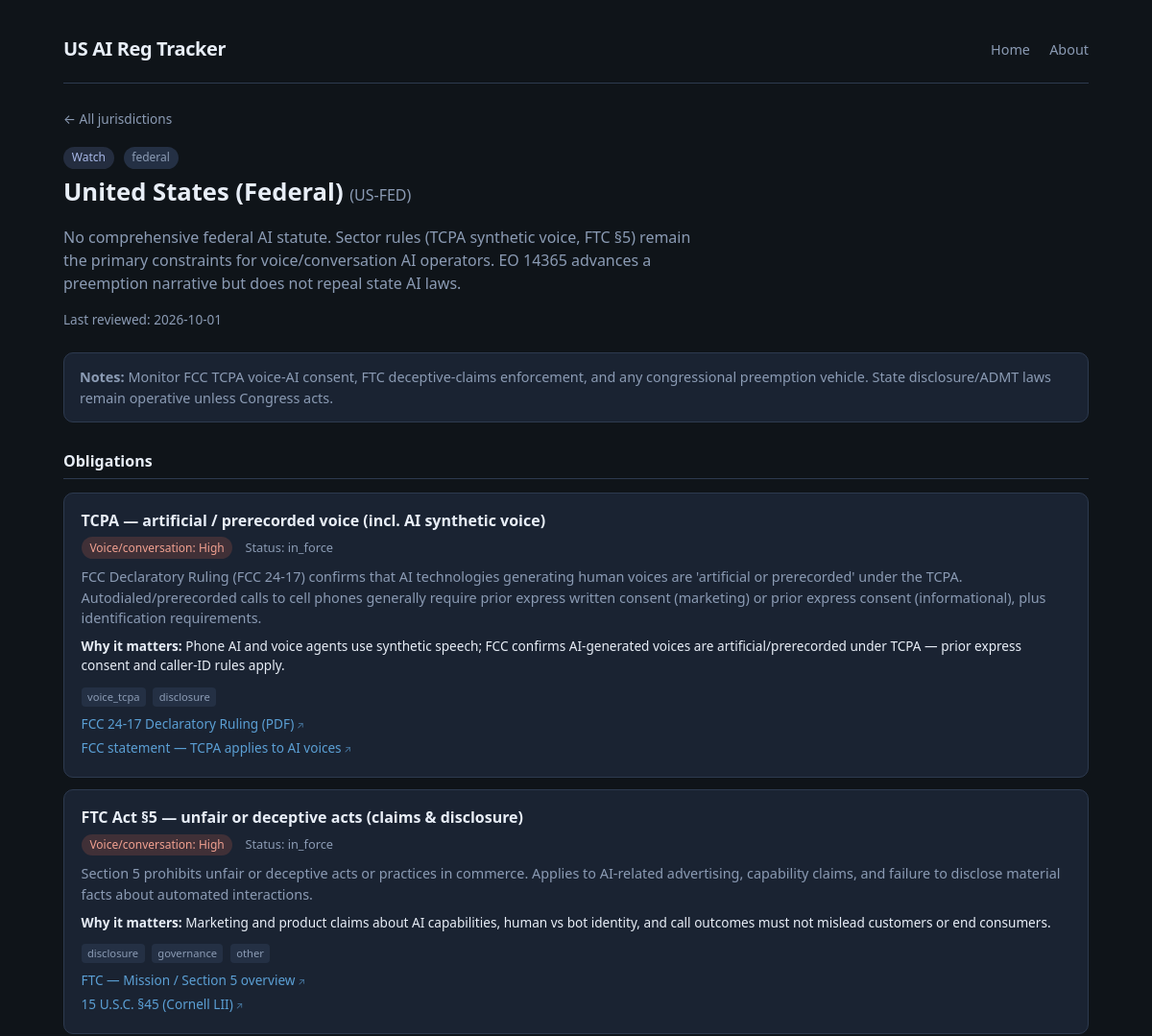
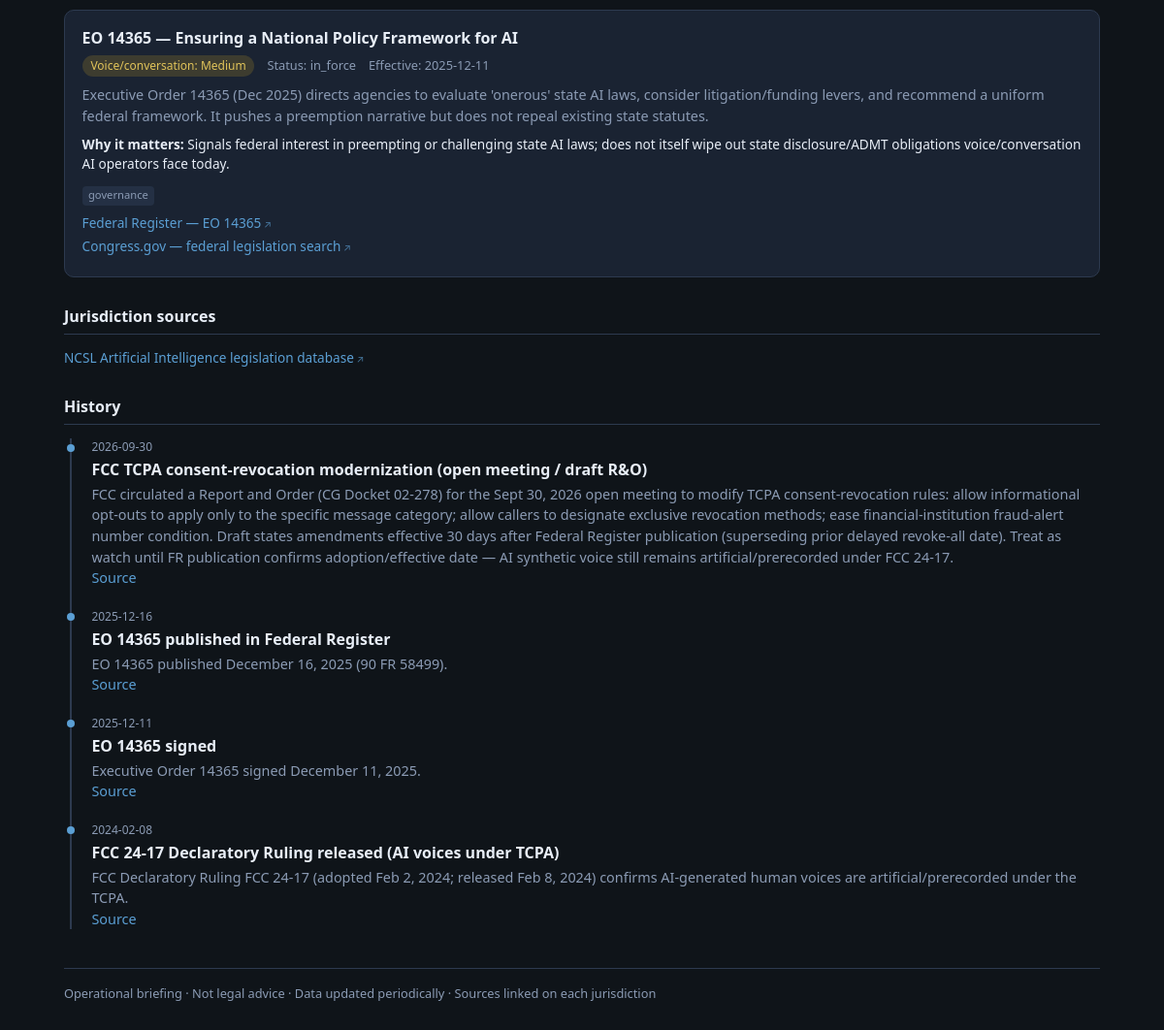
Screenshot of /j/US-FED with the database file from the repository (2 pictures, top to bottom).
### tables this page shows
CREATE TABLE jurisdictions (
    id INTEGER PRIMARY KEY AUTOINCREMENT,
    code TEXT NOT NULL UNIQUE,
    name TEXT NOT NULL,
    kind TEXT NOT NULL CHECK (kind IN ('federal', 'state', 'local')),
    status_color TEXT NOT NULL DEFAULT 'quiet',
    status_label TEXT NOT NULL DEFAULT 'quiet',
    summary TEXT NOT NULL DEFAULT '',
    last_reviewed TEXT,
    notes TEXT DEFAULT ''
);

CREATE TABLE obligations (
    id INTEGER PRIMARY KEY AUTOINCREMENT,
    jurisdiction_id INTEGER NOT NULL REFERENCES jurisdictions(id) ON DELETE CASCADE,
    title TEXT NOT NULL,
    status TEXT NOT NULL DEFAULT 'proposed',
    effective_date TEXT,
    themes TEXT NOT NULL DEFAULT '[]',
    voice_cs_relevance TEXT NOT NULL DEFAULT 'none',
    voice_cs_why TEXT DEFAULT '',
    summary TEXT NOT NULL DEFAULT ''
);

CREATE TABLE sources (
    id INTEGER PRIMARY KEY AUTOINCREMENT,
    jurisdiction_id INTEGER REFERENCES jurisdictions(id) ON DELETE CASCADE,
    obligation_id INTEGER REFERENCES obligations(id) ON DELETE CASCADE,
    label TEXT NOT NULL,
    url TEXT NOT NULL,
    CHECK (jurisdiction_id IS NOT NULL OR obligation_id IS NOT NULL)
);

CREATE TABLE history_events (
    id INTEGER PRIMARY KEY AUTOINCREMENT,
    jurisdiction_id INTEGER NOT NULL REFERENCES jurisdictions(id) ON DELETE CASCADE,
    event_date TEXT NOT NULL,
    title TEXT NOT NULL,
    detail TEXT DEFAULT '',
    source_url TEXT,
    event_kind TEXT NOT NULL DEFAULT 'milestone',
    created_at TEXT NOT NULL DEFAULT (datetime('now'))
);

### app/main.py (the view)
@app.get("/j/{code}", response_class=HTMLResponse)
def jurisdiction_page(request: Request, code: str):
    detail = db.jurisdiction_detail(code)
    if not detail:
        raise HTTPException(status_code=404, detail=f"Jurisdiction {code} not found")
    j = _enrich_jurisdiction(detail["jurisdiction"])
    obligations = []
    for obl in detail["obligations"]:
        o = dict(obl)
        rel = o.get("voice_cs_relevance") or "none"
        o["rel_display"] = RELEVANCE_META.get(rel, RELEVANCE_META["none"])["label"]
        o["rel_css"] = RELEVANCE_META.get(rel, RELEVANCE_META["none"])["css"]
        obligations.append(o)
    return templates.TemplateResponse(
        "jurisdiction.html",
        {
            "request": request,
            "j": j,
            "obligations": obligations,
            "sources": detail["sources"],
            "history": detail["history"],
            "status_meta": STATUS_META,
        },
    )

### app/templates/jurisdiction.html (shortened to what this page needs)
{% extends "base.html" %}
{% block content %}
<a class="back" href="/">← All jurisdictions</a>
<div class="j-header">
  <span class="pill {{ j.status_css }}">{{ j.status_display }}</span>
  <span class="pill" style="margin-left:0.35rem;">{{ j.kind }}</span>
  <h1>{{ j.name }} <span style="color:var(--muted); font-weight:400; font-size:1rem;">({{ j.code }})</span></h1>
  <p class="summary">{{ j.summary }}</p>
  <p class="meta-line" style="margin-top:0.75rem;">Last reviewed: {{ j.last_reviewed or '—' }}</p>
</div>
{% if j.notes %}
<div class="notes"><strong>Notes:</strong> {{ j.notes }}</div>
{% endif %}
<h3 class="block-title">Obligations</h3>
{% if obligations %}
  {% for o in obligations %}
  <div class="obl">
    <h4>{{ o.title }}</h4>
    <div class="meta">
      <span class="pill {{ o.rel_css }}">Voice/conversation: {{ o.rel_display }}</span>
      <span>Status: {{ o.status }}</span>
      {% if o.effective_date %}<span>Effective: {{ o.effective_date }}</span>{% endif %}
    </div>
    <p>{{ o.summary }}</p>
    {% if o.voice_cs_why %}
    <p class="why"><strong>Why it matters:</strong> {{ o.voice_cs_why }}</p>
    {% endif %}
    {% if o.themes %}
    <div class="themes">
      {% for t in o.themes %}
      <span class="theme-tag">{{ t }}</span>
      {% endfor %}
    </div>
    {% endif %}
    {% if o.sources %}
    <ul class="sources">
      {% for s in o.sources %}
      <li><a href="{{ s.url }}" target="_blank" rel="noopener noreferrer">{{ s.label }}</a></li>
      {% endfor %}
    </ul>
    {% endif %}
  </div>
  {% endfor %}
{% else %}
<p class="empty">No specific obligations tracked yet for this jurisdiction.</p>
{% endif %}
{% if sources %}
<h3 class="block-title">Jurisdiction sources</h3>
<ul class="sources">
  {% for s in sources %}
  {% if not s.obligation_id %}
  <li><a href="{{ s.url }}" target="_blank" rel="noopener noreferrer">{{ s.label }}</a></li>
  {% endif %}
  {% endfor %}
</ul>
{% endif %}
<h3 class="block-title">History</h3>
{% if history %}
<ul class="timeline">
  {% for h in history %}
  <li>
    <div class="date">{{ h.event_date }}</div>
    <div class="title">{{ h.title }}</div>
    {% if h.detail %}<div class="detail">{{ h.detail }}</div>{% endif %}
    {% if h.source_url %}
    <div class="detail"><a href="{{ h.source_url }}" target="_blank" rel="noopener noreferrer">Source</a></div>
    {% endif %}
  </li>
  {% endfor %}
</ul>
{% else %}
<p class="empty">No history events yet.</p>
{% endif %}
{% endblock %}

### app/static/style.css (style rules this page uses)
:root { --bg: #0f1419; --surface: #1a2332; --surface2: #243044; --border: #2d3a4f; --text: #e8eef7; --muted: #8b9bb4; --accent: #5b9fd4; --accent-soft: rgba(91, 159, 212, 0.15); --in-force: #3d9a6a; --pending: #c9a227; --hot: #d4654a; --quiet: #5a6a7e; --watch: #7b8fd4; --rel-high: #d4654a; --rel-medium: #c9a227; --rel-low: #5b9fd4; --rel-none: #5a6a7e; --radius: 10px; --font: "Segoe UI", system-ui, -apple-system, sans-serif; }
* { box-sizing: border-box; }
body { margin: 0; font-family: var(--font); background: var(--bg); color: var(--text); line-height: 1.5; min-height: 100vh; }
a { color: var(--accent); text-decoration: none; }
.meta-line { color: var(--muted); font-size: 0.85rem; margin-bottom: 1.25rem; }
.pill { display: inline-block; padding: 0.15rem 0.55rem; border-radius: 999px; font-size: 0.75rem; font-weight: 500; background: var(--surface2); color: var(--muted); }
.pill.status-watch { background: rgba(123,143,212,0.2); color: #a8b8e8; }
.pill.rel-high { background: rgba(212,101,74,0.2); color: #f0a090; }
.pill.rel-medium { background: rgba(201,162,39,0.2); color: #e0c35a; }
.back { font-size: 0.85rem; color: var(--muted); margin-bottom: 1rem; display: inline-block; }
.j-header { margin-bottom: 1.5rem; }
.j-header h1 { margin: 0.3rem 0 0.5rem; font-size: 1.6rem; }
.j-header .summary { color: var(--muted); max-width: 42rem; }
.notes { background: var(--surface); border: 1px solid var(--border); border-radius: var(--radius); padding: 0.85rem 1rem; margin: 1rem 0 1.5rem; font-size: 0.9rem; color: var(--muted); }
h3.block-title { font-size: 1rem; margin: 1.75rem 0 0.85rem; padding-bottom: 0.4rem; border-bottom: 1px solid var(--border); }
.obl { background: var(--surface); border: 1px solid var(--border); border-radius: var(--radius); padding: 1rem 1.1rem; margin-bottom: 0.75rem; }
.obl h4 { margin: 0 0 0.35rem; font-size: 1rem; }
.obl .meta { font-size: 0.8rem; color: var(--muted); margin-bottom: 0.5rem; }
.obl .meta span { margin-right: 0.6rem; }
.obl p { margin: 0.35rem 0; font-size: 0.9rem; color: var(--muted); }
.obl .why { font-size: 0.85rem; color: var(--text); margin-top: 0.5rem; }
.themes { margin-top: 0.5rem; }
.theme-tag { display: inline-block; font-size: 0.7rem; padding: 0.1rem 0.4rem; margin: 0.15rem 0.2rem 0 0; border-radius: 4px; background: var(--surface2); color: var(--muted); }
.sources { list-style: none; padding: 0; margin: 0.5rem 0 0; }
.sources li { margin: 0.25rem 0; font-size: 0.85rem; }
.sources a::after { content: " ↗"; font-size: 0.75em; opacity: 0.7; }
.timeline { list-style: none; padding: 0; margin: 0; }
.timeline li { position: relative; padding: 0 0 1.25rem 1.25rem; border-left: 2px solid var(--border); margin-left: 0.4rem; }
.timeline li::before { content: ""; position: absolute; left: -5px; top: 0.35rem; width: 8px; height: 8px; border-radius: 50%; background: var(--accent); }
.timeline li:last-child { padding-bottom: 0; }
.timeline .date { font-size: 0.75rem; color: var(--muted); }
.timeline .title { font-weight: 600; margin: 0.15rem 0; }
.timeline .detail { font-size: 0.9rem; color: var(--muted); }

### rows the page displays
jurisdictions: kind "federal", name "United States (Federal)", code "US-FED", summary "No comprehensive federal AI statute. Sector rules (TCPA synthetic voice, FTC §5) remain the primary constraints for voice/conversation AI operators. EO 14365 advances a preemption narrative but does not repeal state AI laws.", last_reviewed "2026-10-01", notes "Monitor FCC TCPA voice-AI consent, FTC deceptive-claims enforcement, and any congressional preemption vehicle. State disclosure/ADMT laws remain operative unless Congress acts."
obligations: title "TCPA — artificial / prerecorded voice (incl. AI synthetic voice)", rel_display "High", status "in_force", summary "FCC Declaratory Ruling (FCC 24-17) confirms that AI technologies generating human voices are 'artificial or prerecorded' under the TCPA. Autodialed/prerecorded calls to cell phones generally require prior express written consent (marketing) or prior express consent (informational), plus identification requirements.", voice_cs_why "Phone AI and voice agents use synthetic speech; FCC confirms AI-generated voices are artificial/prerecorded under TCPA — prior express consent and caller-ID rules apply.", themes "voice_tcpa" "disclosure"
sources: label "FCC 24-17 Declaratory Ruling (PDF)"
sources: label "FCC statement — TCPA applies to AI voices"
obligations: title "FTC Act §5 — unfair or deceptive acts (claims & disclosure)", rel_display "High", status "in_force", summary "Section 5 prohibits unfair or deceptive acts or practices in commerce. Applies to AI-related advertising, capability claims, and failure to disclose material facts about automated interactions.", voice_cs_why "Marketing and product claims about AI capabilities, human vs bot identity, and call outcomes must not mislead customers or end consumers.", themes "disclosure" "governance" "other"
sources: label "FTC — Mission / Section 5 overview"
sources: label "15 U.S.C. §45 (Cornell LII)"
obligations: title "EO 14365 — Ensuring a National Policy Framework for AI", rel_display "Medium", status "in_force", effective_date "2025-12-11", summary "Executive Order 14365 (Dec 2025) directs agencies to evaluate 'onerous' state AI laws, consider litigation/funding levers, and recommend a uniform federal framework. It pushes a preemption narrative but does not repeal existing state statutes.", voice_cs_why "Signals federal interest in preempting or challenging state AI laws; does not itself wipe out state disclosure/ADMT obligations voice/conversation AI operators face today.", themes "governance"
sources: label "Federal Register — EO 14365"
sources: label "Congress.gov — federal legislation search"
sources: label "NCSL Artificial Intelligence legislation database"
history_events: event_date "2026-09-30", title "FCC TCPA consent-revocation modernization (open meeting / draft R&O)", detail "FCC circulated a Report and Order (CG Docket 02-278) for the Sept 30, 2026 open meeting to modify TCPA consent-revocation rules: allow informational opt-outs to apply only to the specific message category; allow callers to designate exclusive revocation methods; ease financial-institution fraud-alert number condition. Draft states amendments effective 30 days after Federal Register publication (superseding prior delayed revoke-all date). Treat as watch until FR publication confirms adoption/effective date — AI synthetic voice still remains artificial/prerecorded under FCC 24-17."
history_events: event_date "2025-12-16", title "EO 14365 published in Federal Register", detail "EO 14365 published December 16, 2025 (90 FR 58499)."
history_events: event_date "2025-12-11", title "EO 14365 signed", detail "Executive Order 14365 signed December 11, 2025."
history_events: event_date "2024-02-08", title "FCC 24-17 Declaratory Ruling released (AI voices under TCPA)", detail "FCC Declaratory Ruling FCC 24-17 (adopted Feb 2, 2024; released Feb 8, 2024) confirms AI-generated human voices are artificial/prerecorded under the TCPA."

### other values shown
{{ j.status_display }} "Watch"
